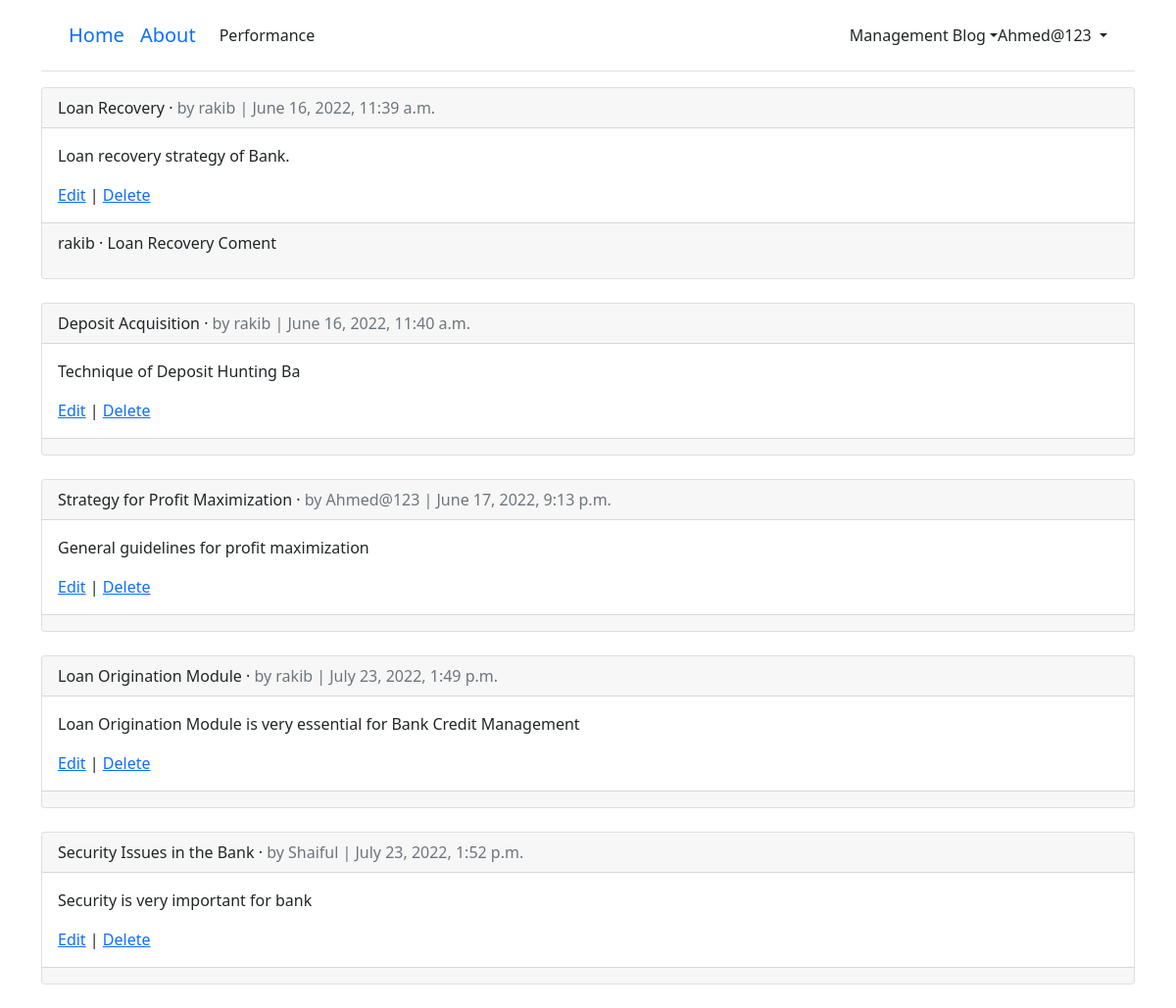
Screenshot of /articles/ (signed in) with the database file from the repository.
### users/models.py (models this page shows)
class CustomUser(AbstractUser):
	age = models.PositiveIntegerField(null=True, blank=True)

### articles/models.py (models this page shows, shortened)
class Article(models.Model):
	title = models.CharField(max_length=255)
	body = models.TextField()
	date = models.DateTimeField(auto_now_add=True)
	author = models.ForeignKey(
	get_user_model(),
	on_delete=models.CASCADE,
	)

class Comment(models.Model): # new
	article = models.ForeignKey(Article,
	on_delete=models.CASCADE,
	related_name='comments', # new
	)
	comment = models.CharField(max_length=140)
	author = models.ForeignKey(
	get_user_model(),
	on_delete=models.CASCADE,
	)
	def __str__(self):
		return self.comment

### articles/views.py (the view)
# urls.py: path('', ArticleListView.as_view(), name='article_list'),
class ArticleListView(LoginRequiredMixin, ListView): # new
	model = Article
	template_name = 'article_list.html'
	login_url = 'login' # new

### templates/article_list.html (shortened to what this page needs)
{% extends 'base.html' %}
{% block content %}
{% for article in object_list %}
	<div class="card">
	<div class="card-header">
		<span class="font-weight-bold">{{ article.title }}</span> &middot;
		<span class="text-muted">by {{ article.author }} |
		{{ article.date }}</span>
	</div>
	<div class="card-body">
	<p>{{ article.body }}</p>
	<a href="{% url 'article_edit' article.pk %}">Edit</a> |
	<a href="{% url 'article_delete' article.pk %}">Delete</a>
	</div>
	<div class="card-footer">
{% for comment in article.comments.all %}
<p>
<span class="font-weight-bold">{{ comment.author }} &middot;</span>
{{ comment }}
</p>
{% endfor %}
</div>
</div>
<br />
{% endfor %}
{% endblock content %}

### templates/base.html (shortened to what this page needs)
<!DOCTYPE html>
{% load static %}
<html>
<head>
  <link href="{% static 'css/base.css' %}" rel="stylesheet">
  <link href="https://cdn.jsdelivr.net/npm/bootstrap@5.1.3/dist/css/bootstrap.min.css"
  rel="stylesheet">
</head>
<body>
  <div class="container">
    <header class="p-3 mb-3 border-bottom">
      <div class="container">
	     <div class="d-flex flex-wrap align-items-center justify-content-center
          justify-content-lg-start">
          <a class="navbar-brand" href="{% url 'home' %}">Home</a>
          <a class="navbar-brand" href="{% url 'about' %}">About</a>
		  <ul class="nav col-12 col-lg-auto me-lg-auto mb-2 justify-content-center mb-md-0">
			{% if user.is_authenticated %}
			<li><a href="{% url 'chart' %}" class="nav-link px-2 link-dark">Performance</a></li>
          </ul>
		  <a href="#" class="a-block link-dark text-decoration-none dropdown-toggle"
              id="dropdownUser1" data-bs-toggle="dropdown" aria-expanded="false">Management Blog</a>
		 <div class="dropdown text-end">
            <a href="#" class="d-block link-dark text-decoration-none dropdown-toggle"
              id="dropdownUser1" data-bs-toggle="dropdown" aria-expanded="false">
              {{ user.username }}
            </a>
          </div>
          {% else %}
          </ul>
          <div class="text-end">
            <a href="{% url 'login' %}" class="btn btn-outline-primary me-2">Log In</a>
            <a href="{% url 'signup' %}" class="btn btn-primary">Sign Up</a>
          </div>
          {% endif %}
        </div>
      </div>
    </header>
    <main>
      {% block content %}
      {% endblock content %}
    </main>
  </div>
</body>
</html>

### rows the page displays
CustomUser: username "Ahmed@123"
Article: title "Loan Recovery", author "rakib", date "June 16, 2022, 11:39 a.m.", body "Loan recovery strategy of Bank."
Comment: author "rakib", comment "Loan Recovery Coment"
Article: title "Deposit Acquisition", author "rakib", date "June 16, 2022, 11:40 a.m.", body "Technique of Deposit Hunting Ba"
Article: title "Strategy for Profit Maximization", author "Ahmed@123", date "June 17, 2022, 9:13 p.m.", body "General guidelines for profit maximization"
Article: title "Loan Origination Module", author "rakib", date "July 23, 2022, 1:49 p.m.", body "Loan Origination Module is very essential for Bank Credit Management"
Article: title "Security Issues in the Bank", author "Shaiful", date "July 23, 2022, 1:52 p.m.", body "Security is very important for bank"
